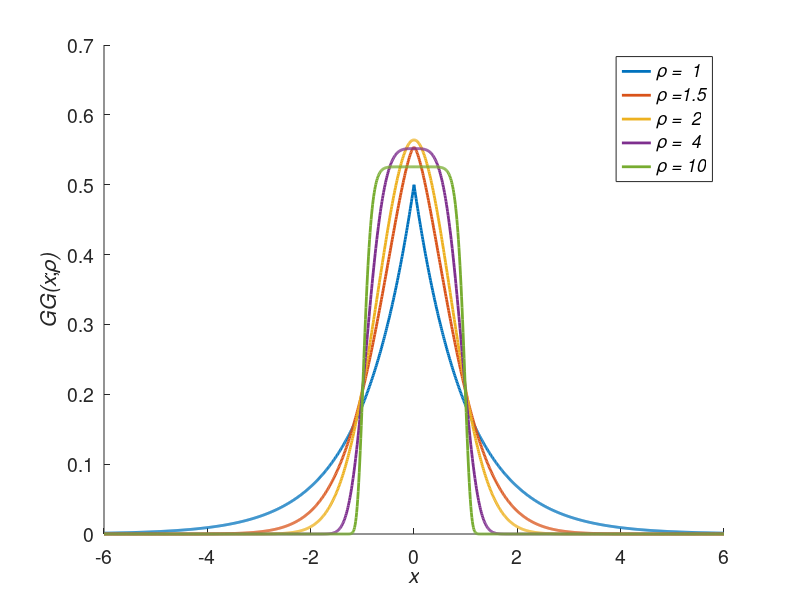
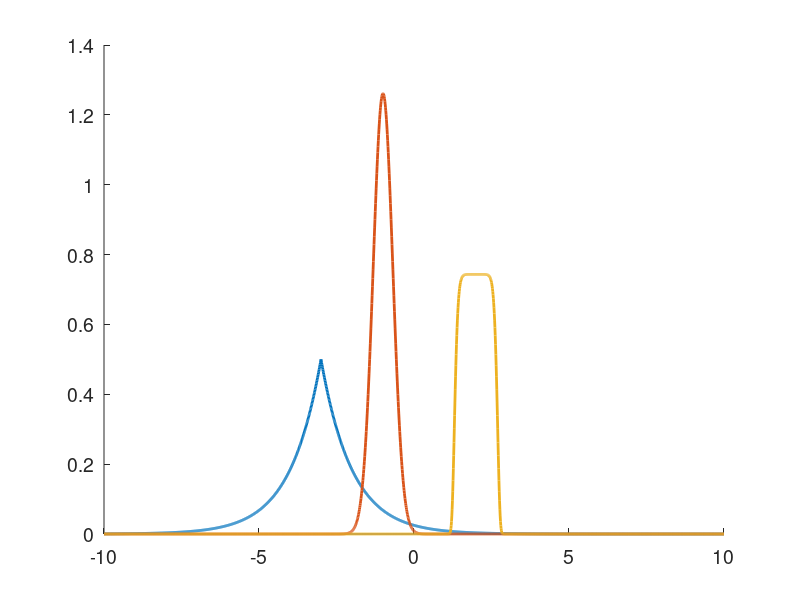

Write the MATLAB code that produced these figures, in order. (Note: this script raises an error after producing the figures.)

clc;clear;close all;
%%
x = -6:0.01:6;
rho = [1 1.5 2 4 10];
p = [];
for k = 1:length(rho)
    p = [p exp(-abs(x').^rho(k)) / (2*gamma(1+1/rho(k)))];
end
figure, hold on; set(gca,'fontsize',14);
plot(x,p,'linewidth',2);
str = num2str(rho');
clear str2;
for k = 1:length(rho)
    str2(k,:) = ['\it\rho =' str(k,:)];
end
legend(str2); xlabel('\itx'); ylabel('\itGG(x\rm;\it\rho)'); xlim([-6 6])


%%
x = -10:0.01:10;
mu=[-3 -1 2];
beta= [1 5 2]; sbeta = sqrt(beta);
rho=[1 2 10];
clear p2;
for k = 1:length(mu)
    p2(:,k) = exp(-abs(sbeta(k)*(x-mu(k))').^rho(k)) * sbeta(k) / (2*gamma(1+1/rho(k)));
end
figure, hold on; set(gca,'fontsize',14);
plot(x,p2,'linewidth',2);
rstr = num2str(rho'); mstr = num2str(mu'); bstr = num2str(beta');
clear str2;
for k = 1:length(rho)
    str2(k,:) = ['\it\mu = ' mstr(k,:) ', \it\beta = ' bstr(k,:) ', \it\rho = ' rstr(k,:) ];
end
legend(str2,'Location','NE'); xlabel('\itx'); ylabel('\itGG(x\rm;\it\mu,\it\beta,\it\rho)');
set(gca,'XTick',-10:10);xlim([-8 8]);



x = 1:1:50;
y = normrnd(0,3,50,1);
plot(x,y)




rng(1)
x = normrnd(8,3,1000,1);
[mu, s] = normfit(x);

ggdpdf = @(x, mu, s, p) 1 / ( 2*gamma(1+1/p)*( s^2*gamma(1/p)/gamma(3/p) )^0.5 ) ...
                   * exp(-abs( (x-mu) ./ (( s^2*gamma(1/p)/gamma(3/p) )^0.5) ).^p);